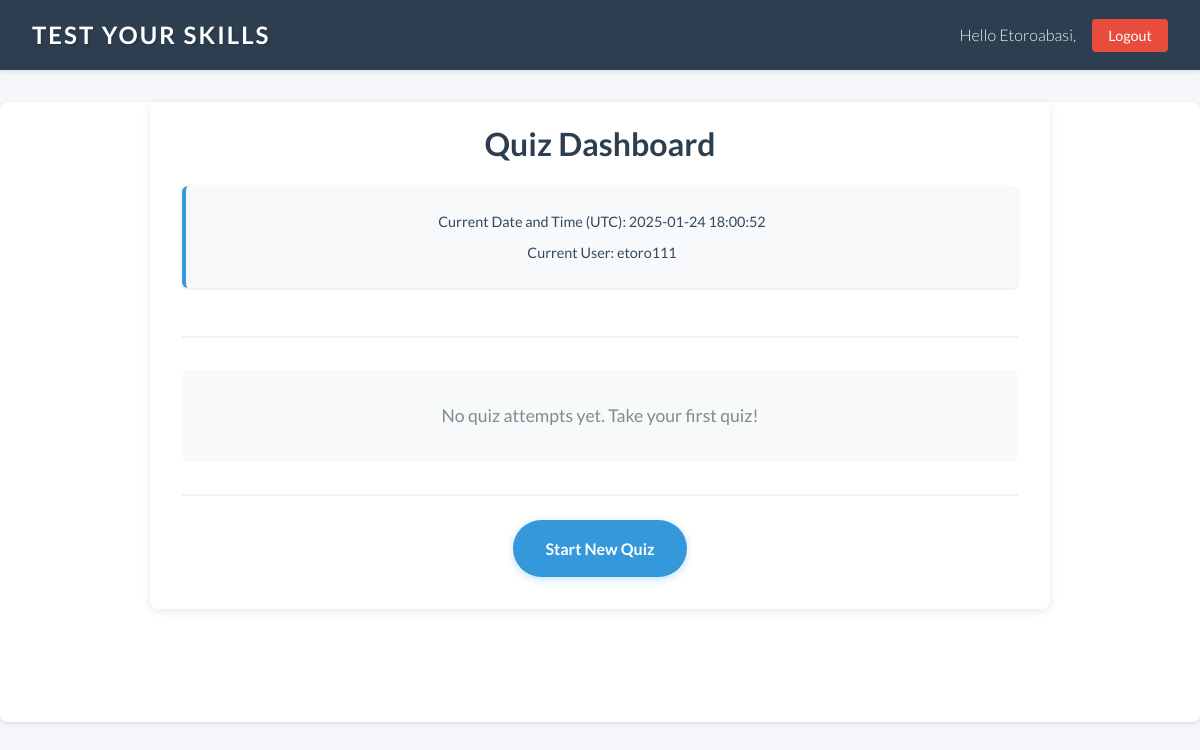
Before: /quiz/ (signed in) with the older database file.
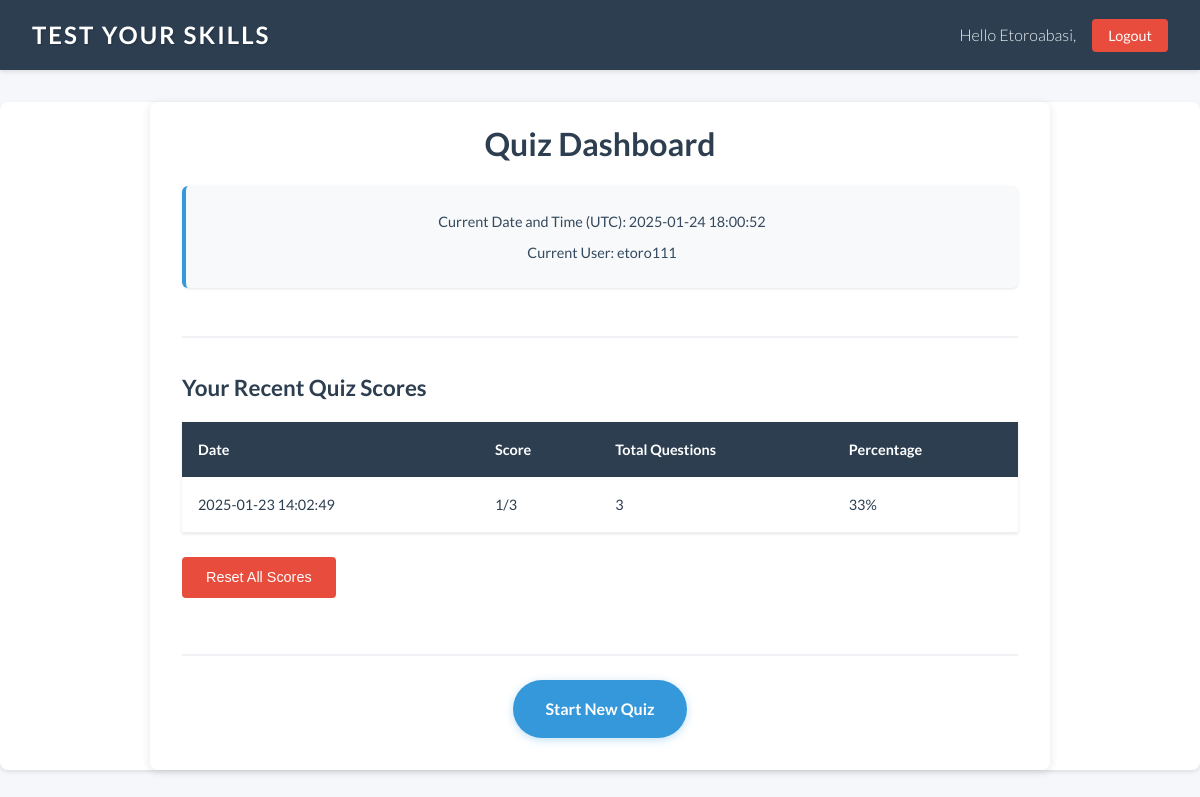
After: the same page with the newer database file.
### quiz/models.py (models this page shows, shortened)
class UserScore(models.Model):
    user = models.ForeignKey(User, on_delete=models.CASCADE)
    score = models.IntegerField()
    total_questions = models.IntegerField(default=10)
    timestamp = models.DateTimeField(auto_now_add=True)
    class Meta:
        ordering = ['-timestamp']

### quiz/views.py (the view)
# urls.py: path('', views.dashboard, name='dashboard'),
@login_required
def dashboard(request):
    user_scores = UserScore.objects.filter(user=request.user).order_by('-timestamp')[:5]
    return render(
        request,
        'quiz/dashboard.html',
        {
            'section': 'dashboard',
            'user_scores': user_scores,
            'current_time': timezone.now().strftime('%Y-%m-%d %H:%M:%S'),
            'username': request.user.username,
        }
    )

### quiz/templates/quiz/dashboard.html (shortened to what this page needs)
{% extends "quiz/base.html" %}
{% block content %}
<div class="dashboard-container">
    <div class="dashboard-header">
        <h1 class="dashboard-title">Quiz Dashboard</h1>
        <div class="user-info">
            <p>Current Date and Time (UTC): {{ current_time }}</p>
            <p>Current User: {{ username }}</p>
        </div>
    </div>
    {% if user_scores %}
        <div class="score-history">
            <h2>Your Recent Quiz Scores</h2>
            <table>
                <thead>
                    <tr>
                        <th>Date</th>
                        <th>Score</th>
                        <th>Total Questions</th>
                        <th>Percentage</th>
                    </tr>
                </thead>
                <tbody>
                    {% for score in user_scores %}
                    <tr>
                        <td>{{ score.timestamp|date:"Y-m-d H:i:s" }}</td>
                        <td>{{ score.score }}/{{ score.total_questions }}</td>
                        <td>{{ score.total_questions }}</td>
                        <td>{% widthratio score.score score.total_questions 100 %}%</td>
                    </tr>
                    {% endfor %}
                </tbody>
            </table>
            <form method="post" action="{% url 'reset_scores' %}"
            onsubmit="return confirm('Are you sure you want to reset all your scores? This cannot be undone.');">
                <button type="submit" class="reset-button">Reset All Scores</button>
            </form>
        </div>
    {% else %}
        <div class="no-scores">
            <p>No quiz attempts yet. Take your first quiz!</p>
        </div>
    {% endif %}
    <div class="quiz-actions">
        <a href="{% url 'all_questions' %}" class="start-quiz">Start New Quiz</a>
    </div>
</div>
{% endblock %}

Changed rows visible on the page:
added UserScore: timestamp "2025-01-23 14:02:49", score "1", total_questions "3", score+total_questions "33"
Other visible differences:
text no longer shown: "No quiz attempts yet. Take your first quiz!"
text now shown: "Your Recent Quiz Scores Date Score Total Questions Percentage Reset All Scores"
